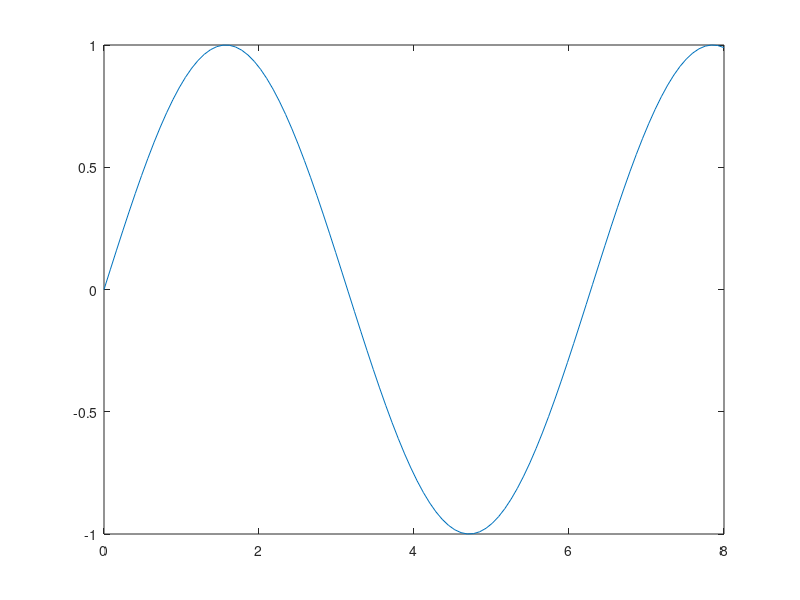

The MATLAB script that drew this image: (Note: this script raises an error after producing the figure.)
clear all
close all
clc

% x = 1:20;
% y = rand(20,3);
% area(x,y)
% linkdata on

% y(10,:) = 0;

% p = 1:100
% q = p(1:10)
% plot(q)
% linkdata on

x = linspace(0,8);
y = sin(x);
% figure
h = plot(x,y);

h.XDataSource = 'x';
h.YDataSource = 'y';

y = sin(x.^3);
refreshdata

